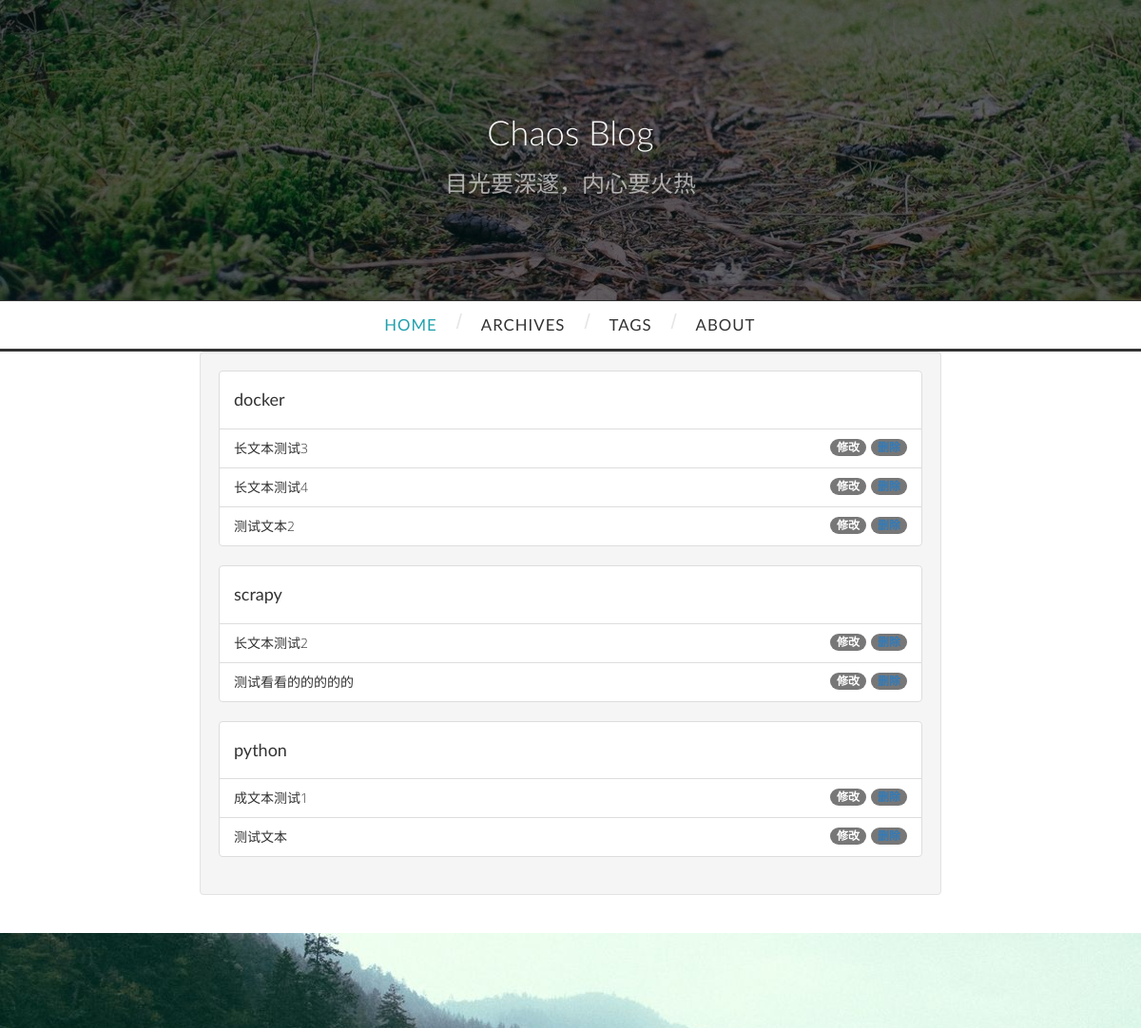
/admin/topicList (signed in), run on an earlier commit of the app's database.
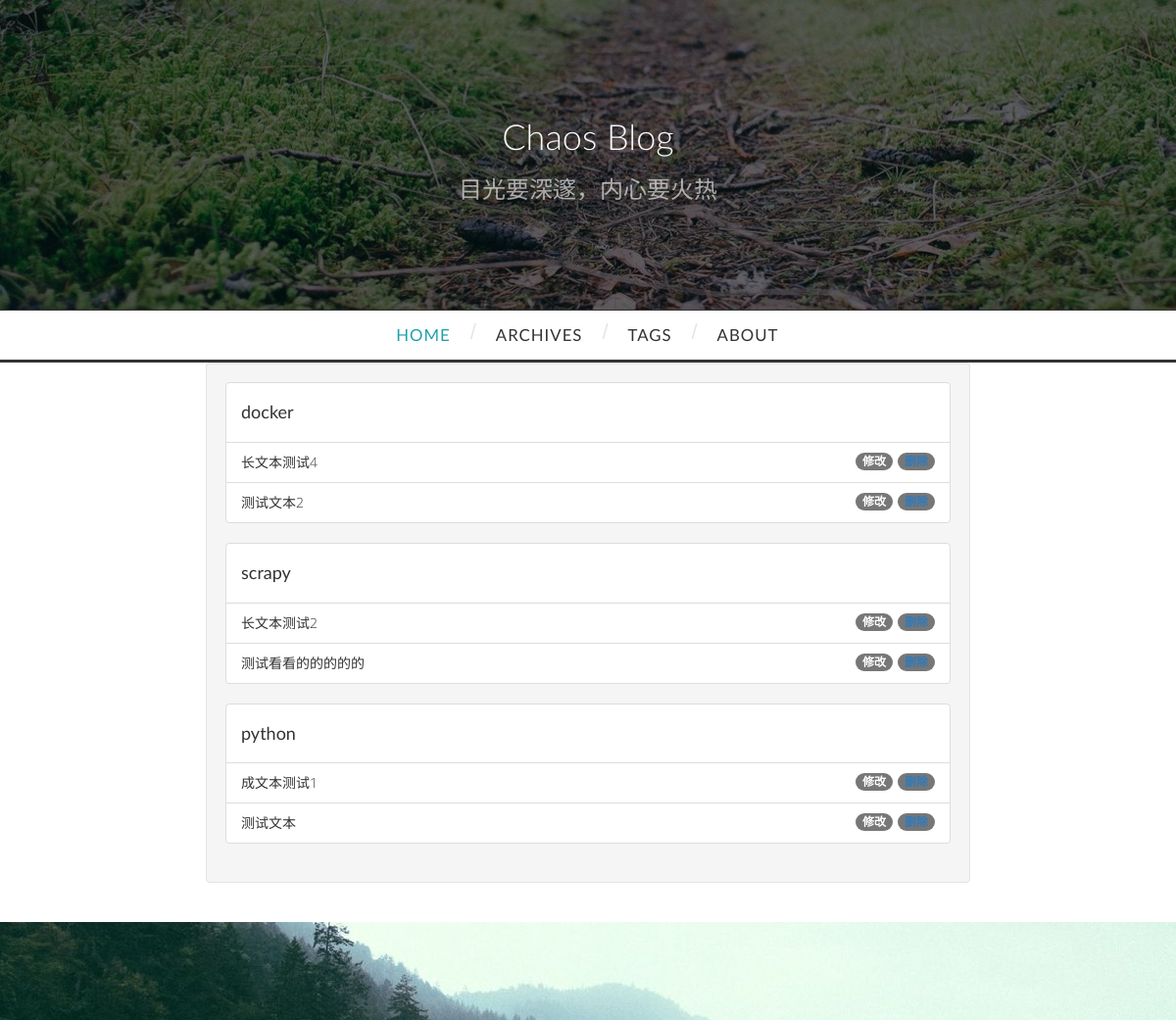
And on a later commit of the database.
### models/tags.py (models this page shows, shortened)
class Tags(db.Model):
	__tablename__ = 'tags'
	id = db.Column(db.Integer, primary_key=True)
	tag_name = db.Column(db.String(20))
	topic = db.relationship(
		'Topics',
		backref='tag',
		lazy='dynamic',
	)

### models/topic.py (models this page shows, shortened)
class Topics(db.Model):
	__tablename__ = 'topics'
	title = db.Column(db.String(50))
	id = db.Column(db.Integer, primary_key=True)
	content = db.Column(db.Text)
	author_id = db.Column(db.Integer)
	tag_id = db.Column(db.Integer, db.ForeignKey('tags.id'))
	pic_url = db.Column(db.String(200))
	createTime = db.Column(db.DateTime)

### view_fun/admin.py (the view)
@admin_blueprint.route('/topicList', methods=['GET'])
@login_required
def topicList():
	t = Tags()
	tagList = t.query.all()
	return render_template('admin/topicList.html', tagList=tagList)

### app.py (called while the page is built)
def createApp():
	app = Flask(__name__)
	sysstr = platform.system()
	if sysstr == 'Linux':
		app.config.from_object(ProdConfig)
	else:
		app.config.from_object(DevConfig)
	Bootstrap(app)
	db.init_app(app)
	ckeditor.init_app(app)
	login_opt.init_app(app)
	app.register_blueprint(index)
	app.register_blueprint(admin)
	@app.before_request
	def create_data():
		db.create_all()
	if not app.debug:
		import logging
		from logging.handlers import RotatingFileHandler
		fileHandler = RotatingFileHandler('logfile/Myblog.log', mode='a', maxBytes=1*1024*1024, backupCount=10)
		formatStr = '%(asctime)s %(levelname)s: %(message)s [%(pathname)s:%(lineno)d]'
		logFormate = logging.Formatter(formatStr)
		fileHandler.setFormatter(logFormate)
		app.logger.setLevel(logging.INFO)
		fileHandler.setLevel(logging.INFO)
		app.logger.addHandler(fileHandler)
		app.logger.info('Myblog startup')
	return app

### view_fun/admin.py (called while the page is built)
@login_opt.user_loader
def load_user(user_id):
	return Users.query.filter_by(id=user_id).first()

### templates/admin/topicList.html (shortened to what this page needs)
{% extends 'base.html' %}
{% block page_content %}
    {{super()}}
<div class="container">
    <div class="row">
        <div class="col-lg-8 col-lg-offset-2 well">
            {% if tagList: %}
                {% for i in tagList %}
                    <ul class="list-group">
                        <li class="list-group-item">
                            <h4>
                                {{i.tag_name}}
                            </h4>
                        </li>
                        {% for t in i.topic %}
                            <li class="list-group-item">
                                {{t.title}}
                                <span class="badge">
                                    <a href="{{url_for('admin.delete', topicId=t.id)}}">删除</a>
                                </span>
                                <span class="badge">
                                    修改
                                </span>
                            </li>
                        {% endfor %}
                    </ul>
                {% endfor %}
            {% endif %}
            </div>
        </div>
    </div>
{% endblock %}

What changed in the data, as far as the page shows it:
removed Topics: title "长文本测试3", shown under Tags "docker"
